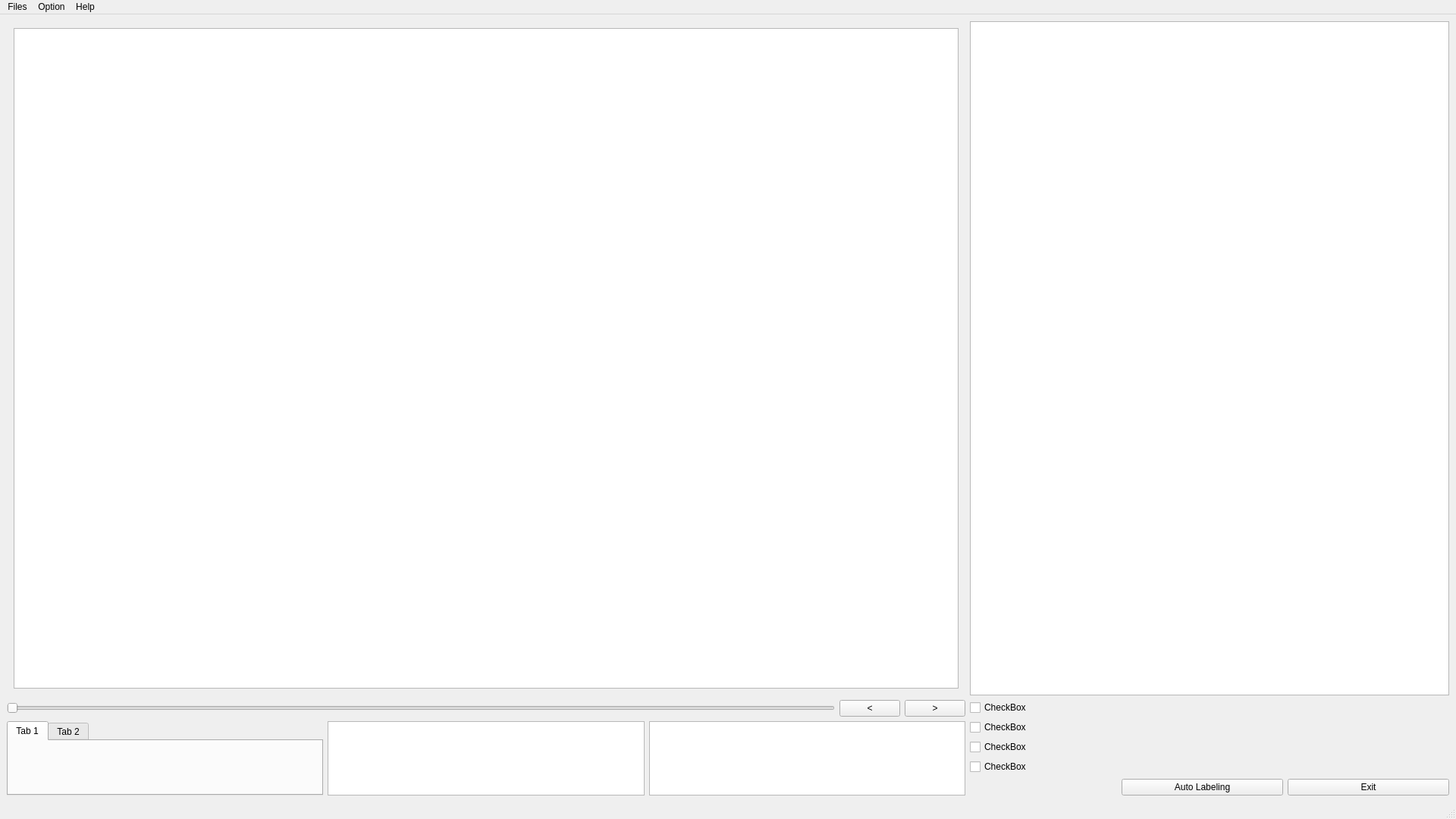
<?xml version="1.0" encoding="UTF-8"?>
<ui version="4.0">
 <class>MainWindow</class>
 <widget class="QMainWindow" name="MainWindow">
  <property name="geometry">
   <rect>
    <x>0</x>
    <y>0</y>
    <width>1920</width>
    <height>1080</height>
   </rect>
  </property>
  <property name="windowTitle">
   <string>Label Tool</string>
  </property>
  <widget class="QWidget" name="centralwidget">
   <layout class="QGridLayout" name="gridLayout_2">
    <item row="0" column="0">
     <layout class="QGridLayout" name="gridLayout">
      <item row="4" column="2">
       <layout class="QHBoxLayout" name="horizontalLayout">
        <item>
         <spacer name="horizontalSpacer_2">
          <property name="orientation">
           <enum>Qt::Horizontal</enum>
          </property>
          <property name="sizeType">
           <enum>QSizePolicy::Preferred</enum>
          </property>
          <property name="sizeHint" stdset="0">
           <size>
            <width>200</width>
            <height>20</height>
           </size>
          </property>
         </spacer>
        </item>
        <item>
         <widget class="QPushButton" name="pushButton_2">
          <property name="text">
           <string>Auto Labeling</string>
          </property>
         </widget>
        </item>
        <item>
         <widget class="QPushButton" name="pushButton">
          <property name="text">
           <string>Exit</string>
          </property>
         </widget>
        </item>
       </layout>
      </item>
      <item row="0" column="0" rowspan="3" colspan="2">
       <layout class="QVBoxLayout" name="verticalLayout_3">
        <item>
         <widget class="QWidget" name="widget_2" native="true">
          <layout class="QVBoxLayout" name="verticalLayout_4">
           <item>
            <widget class="QGraphicsView" name="graphicsView"/>
           </item>
          </layout>
         </widget>
        </item>
       </layout>
      </item>
      <item row="3" column="0" rowspan="2" colspan="2">
       <layout class="QVBoxLayout" name="verticalLayout_2">
        <item>
         <layout class="QHBoxLayout" name="horizontalLayout_3">
          <property name="sizeConstraint">
           <enum>QLayout::SetMinimumSize</enum>
          </property>
          <item>
           <widget class="QSlider" name="horizontalSlider">
            <property name="orientation">
             <enum>Qt::Horizontal</enum>
            </property>
           </widget>
          </item>
          <item>
           <widget class="QPushButton" name="pushButton_4">
            <property name="text">
             <string>&lt;</string>
            </property>
           </widget>
          </item>
          <item>
           <widget class="QPushButton" name="pushButton_3">
            <property name="text">
             <string>&gt;</string>
            </property>
           </widget>
          </item>
         </layout>
        </item>
        <item>
         <layout class="QHBoxLayout" name="horizontalLayout_2">
          <property name="sizeConstraint">
           <enum>QLayout::SetMaximumSize</enum>
          </property>
          <item>
           <widget class="QTabWidget" name="tabWidget">
            <property name="currentIndex">
             <number>0</number>
            </property>
            <widget class="QWidget" name="tab">
             <attribute name="title">
              <string>Tab 1</string>
             </attribute>
            </widget>
            <widget class="QWidget" name="tab_2">
             <attribute name="title">
              <string>Tab 2</string>
             </attribute>
            </widget>
           </widget>
          </item>
          <item>
           <widget class="QListView" name="listView_2"/>
          </item>
          <item>
           <widget class="QTreeView" name="treeView"/>
          </item>
         </layout>
        </item>
       </layout>
      </item>
      <item row="3" column="2">
       <layout class="QVBoxLayout" name="verticalLayout">
        <item>
         <widget class="QCheckBox" name="checkBox">
          <property name="text">
           <string>CheckBox</string>
          </property>
         </widget>
        </item>
        <item>
         <widget class="QCheckBox" name="checkBox_3">
          <property name="text">
           <string>CheckBox</string>
          </property>
         </widget>
        </item>
        <item>
         <widget class="QCheckBox" name="checkBox_2">
          <property name="text">
           <string>CheckBox</string>
          </property>
         </widget>
        </item>
        <item>
         <widget class="QCheckBox" name="checkBox_4">
          <property name="text">
           <string>CheckBox</string>
          </property>
         </widget>
        </item>
       </layout>
      </item>
      <item row="0" column="2" rowspan="3">
       <widget class="QListView" name="listView">
        <property name="sizePolicy">
         <sizepolicy hsizetype="Preferred" vsizetype="Preferred">
          <horstretch>0</horstretch>
          <verstretch>0</verstretch>
         </sizepolicy>
        </property>
       </widget>
      </item>
     </layout>
    </item>
   </layout>
  </widget>
  <widget class="QMenuBar" name="menubar">
   <property name="geometry">
    <rect>
     <x>0</x>
     <y>0</y>
     <width>1920</width>
     <height>26</height>
    </rect>
   </property>
   <widget class="QMenu" name="menuFiles">
    <property name="title">
     <string>Files</string>
    </property>
    <widget class="QMenu" name="menuImport">
     <property name="title">
      <string>Import</string>
     </property>
     <addaction name="actionVideo"/>
     <addaction name="actionImages"/>
     <addaction name="actionPoint_Cloud"/>
     <addaction name="actionDAT_data"/>
     <addaction name="actionRNNs_CNNs_Models"/>
    </widget>
    <widget class="QMenu" name="menuExport">
     <property name="title">
      <string>Export</string>
     </property>
     <addaction name="actionGround_Truth_Label"/>
     <addaction name="actionLabeled_Images"/>
     <addaction name="actionLabeled_Video"/>
    </widget>
    <addaction name="actionOpen"/>
    <addaction name="actionSave"/>
    <addaction name="menuImport"/>
    <addaction name="menuExport"/>
    <addaction name="actionExit"/>
   </widget>
   <widget class="QMenu" name="menuOption">
    <property name="title">
     <string>Option</string>
    </property>
    <addaction name="actionSettings"/>
    <addaction name="actionPreferences"/>
   </widget>
   <widget class="QMenu" name="menuHelp">
    <property name="title">
     <string>Help</string>
    </property>
    <addaction name="actionAbout"/>
   </widget>
   <addaction name="menuFiles"/>
   <addaction name="menuOption"/>
   <addaction name="menuHelp"/>
  </widget>
  <widget class="QStatusBar" name="statusbar"/>
  <action name="actionOpen">
   <property name="text">
    <string>Open</string>
   </property>
  </action>
  <action name="actionSave">
   <property name="text">
    <string>Save</string>
   </property>
  </action>
  <action name="actionExit">
   <property name="text">
    <string>Exit</string>
   </property>
  </action>
  <action name="actionSettings">
   <property name="text">
    <string>Settings</string>
   </property>
  </action>
  <action name="actionPreferences">
   <property name="text">
    <string>Preferences</string>
   </property>
  </action>
  <action name="actionAbout">
   <property name="text">
    <string>About</string>
   </property>
  </action>
  <action name="actionVideo">
   <property name="text">
    <string>Video</string>
   </property>
  </action>
  <action name="actionImages">
   <property name="text">
    <string>Images</string>
   </property>
  </action>
  <action name="actionPoint_Cloud">
   <property name="text">
    <string>Point Cloud</string>
   </property>
  </action>
  <action name="actionDAT_data">
   <property name="text">
    <string>DAT Data</string>
   </property>
  </action>
  <action name="actionGround_Truth_Label">
   <property name="text">
    <string>Ground Truth Label</string>
   </property>
  </action>
  <action name="actionLabeled_Images">
   <property name="text">
    <string>Labeled Images</string>
   </property>
  </action>
  <action name="actionLabeled_Video">
   <property name="text">
    <string>Labeled Video</string>
   </property>
  </action>
  <action name="actionRNNs_CNNs_Models">
   <property name="text">
    <string>RNNs/CNNs Models</string>
   </property>
  </action>
 </widget>
 <resources/>
 <connections/>
</ui>
